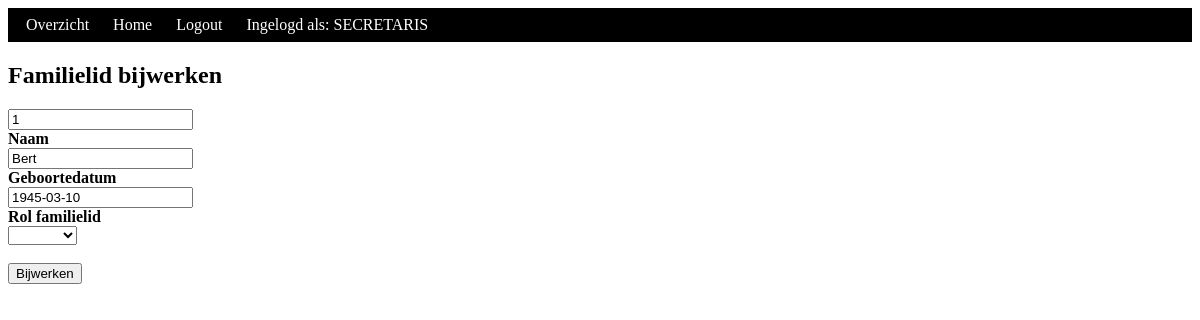
Screenshot of /index.php/edit-family-member?id=1&familyID=1 (signed in) with the database file from the repository.
### tables this page shows
CREATE TABLE `familielid` (
  `id` int NOT NULL AUTO_INCREMENT,
  `naam` varchar(255) NOT NULL,
  `geboortedatum` date NOT NULL DEFAULT '1900-01-01',
  `familielidRol` varchar(255) NOT NULL,
  `familieID` int NOT NULL,
  PRIMARY KEY (`id`),
  KEY `familieID_fk` (`familieID`),
  KEY `familielid_fk_2_idx` (`familielidRol`),
  CONSTRAINT `familielid_fk_2` FOREIGN KEY (`familielidRol`) REFERENCES `familierol` (`Rol`),
  CONSTRAINT `familielid_ibfk_1` FOREIGN KEY (`familieID`) REFERENCES `familie` (`familieID`) ON DELETE CASCADE ON UPDATE CASCADE
);

### controller/EditFamilyController.php (called while the page is built, shortened)
<?php
require_once 'model/sport.php';
class EditFamilyController  extends SessionController{
public function updateFamilyMember($id, $familyID) {
    if ($_SERVER['REQUEST_METHOD'] === 'POST') {
        $name = isset($_POST['name']) ? htmlspecialchars($_POST['name']) : null;
        $birthday = isset($_POST['birthday']) ? htmlspecialchars($_POST['birthday']) : null;
        $familyMember = isset($_POST['familyMember']) ? htmlspecialchars($_POST['familyMember']) : null;
        if (!empty($name) && !empty($birthday) && !empty($familyMember)) {
            $member = new Sport();
            $member->id = $id;
            $member->name = $name;
            $member->birthday = $birthday;
            $member->familyMember = $familyMember;
            $updateMember = $member->updateFamilyMember();
            header('Location: edit-family?familyID=' . $familyID);
            exit();
        }
        elseif(empty($name) || empty($birthday) || empty($familyMember)){
            echo "Alle velden moeten ingevuld zijn";
            $member = new Sport();
            $member->id = $id;
            $member->name = $name;
            $member->birthday = $birthday;
            $member->familyMember = $familyMember;
            $showMember = $member->showFamilyMember();
        }
        } else {
            $member = new Sport();
            $member->id = $id;
            $member->familyID = $familyID;
            $showMember = $member->showFamilyMember();
            }
        require_once 'view/edit-family-member.php';
    }
}
?>

### model/sport.php (called while the page is built, shortened)
<?php
require_once 'database.php';
class Sport {
    private $db;
    public $id;
    public function __construct($user=null, $password=null, $familyID=null, $familyName=null, $address=null, $id=null, $name=null, $familyMember=null, $birthday=null, $membership=null, $year=null)
    {
        $this->db = (new Database())->getConnection();
        $this->id = $id;
    }
    public function showFamilyMember() {
        $sql = $this->db->prepare("SELECT id, naam, geboortedatum, familielidRol FROM familielid WHERE id = :id");
        $sql->execute(['id' => $this->id]);
        $member = $sql->fetch(PDO::FETCH_ASSOC);
        if ($member) {
            $this->id = $member['id'];
            $this->name = $member['naam'];
            $this->birthday = $member['geboortedatum'];
        }
        return $member;
    }
}
?>

### model/database.php (called while the page is built)
<?php
class Database {
    private $servername = "localhost";
    private $username = "root";
    private $password = "mysql";
    private $charset = "utf8";
    private $dbname = "ledenadministratie";
    private $pdo;
    public function __construct() {
        try {
            $this->pdo = new PDO("mysql:host={$this->servername};dbname={$this->dbname};charset={$this->charset}", $this->username, $this->password);
            $this->pdo->setAttribute(PDO::ATTR_ERRMODE, PDO::ERRMODE_EXCEPTION);
        } catch(PDOException $e) {
            echo "Connection failed: " . $e->getMessage();
        }
    }
    public function getConnection() {
        return $this->pdo;
    }
}
?>

### view/edit-family-member.php (the view, shortened to what this page needs)
<!DOCTYPE html>
<html lang="nl">
<head>
    <link rel="stylesheet" href="/style.css">
</head>
<body>
    <header>
        <span><a href="/index.php/edit-family?familyID=<?php echo $member->familyID ?>">Overzicht</a></span>
        <span><a href="/index.php/home">Home</a></span>
        <span><a href="/index.php/logout">Logout</a></span>
        <span><?php echo "Ingelogd als: " . strtoupper($_SESSION['user']); ?></span>
    </header>
    <h2>Familielid bijwerken</h2>
    <form action="/index.php/edit-family-member?id=<?php echo htmlspecialchars($member->id); ?>&familyID=<?php echo htmlspecialchars($member->familyID); ?>" method="post">
        <input type="text" name="id" id="memberID" value="<?php echo htmlspecialchars($member->id); ?>" readonly><br>
        <strong><label for="name">Naam</label></strong><br>
        <input type="text" name="name" id="name" value="<?php echo htmlspecialchars($member->name); ?>"><br>
        <strong><label for="birthday">Geboortedatum</label></strong><br>
        <input type="text" name="birthday" id="birthday" value="<?php echo htmlspecialchars($member->birthday); ?>"><br>
        <strong><label for="fm">Rol familielid</label></strong><br>
        <select name="familyMember" id="fm">
            <option></option>
            <option name="vader">Vader</option>
        </select><br><br>
        <input type="submit" value="Bijwerken">
    </form>
</body>
</html>

### style.css (style rules this page uses)
header { background-color: black; color: white; padding: 8px }
span { margin: 10px; }
a:link { color: white; text-decoration: none; }

### rows the page displays
familielid: id "1", name "Bert", birthday "1945-03-10"

### other values shown
$_SESSION['user'] "SECRETARIS"
